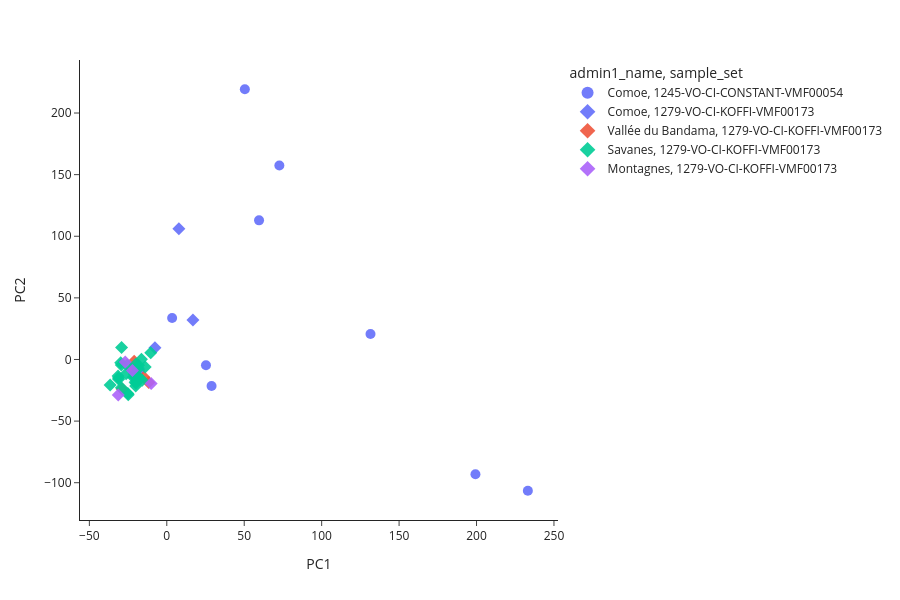

The notebook cell this image was saved under:
### Code cell
ag3.plot_pca_coords(
    cdi_pca_df,
    color="admin1_name",
    symbol = "sample_set"
);

### Figure 1 — Plotly figure (JSON) as saved in the notebook; plotly's stock layout.template omitted (floating-point values rounded to 4 significant figures; data arrays with more than 128 entries replaced by an {"elided": "..."} marker saying what was removed)
{"data": [{"customdata": [["VBS20399-5567STDY7801202", "WA-0740", "1245-VO-CI-CONSTANT-VMF00054", "gambiae", "Cote d'Ivoire", "CI-CM", "Comoe", "Sud-Comoe", "Aboisso-A", 2017, 9], ["VBS20400-5567STDY7801203", "WA-0741", "1245-VO-CI-CONSTANT-VMF00054", "gambiae", "Cote d'Ivoire", "CI-CM", "Comoe", "Sud-Comoe", "Aboisso-A", 2017, 9], ["VBS20402-5567STDY7801205", "WA-0743", "1245-VO-CI-CONSTANT-VMF00054", "gambiae", "Cote d'Ivoire", "CI-CM", "Comoe", "Sud-Comoe", "Aboisso-A", 2017, 9], ["VBS20404-5567STDY7801207", "WA-0745", "1245-VO-CI-CONSTANT-VMF00054", "gambiae", "Cote d'Ivoire", "CI-CM", "Comoe", "Sud-Comoe", "Aboisso-A", 2017, 9], ["VBS20412-5567STDY7801214", "WA-0753", "1245-VO-CI-CONSTANT-VMF00054", "gambiae", "Cote d'Ivoire", "CI-CM", "Comoe", "Sud-Comoe", "Aboisso-A", 2017, 9], ["VBS20413-5567STDY7801215", "WA-0754", "1245-VO-CI-CONSTANT-VMF00054", "gambiae", "Cote d'Ivoire", "CI-CM", "Comoe", "Sud-Comoe", "Aboisso-A", 2017, 9], ["VBS20414-5567STDY7801216", "WA-0755", "1245-VO-CI-CONSTANT-VMF00054", "gambiae", "Cote d'Ivoire", "CI-CM", "Comoe", "Sud-Comoe", "Aboisso-A", 2017, 9], ["VBS20420-5567STDY7801222", "WA-0761", "1245-VO-CI-CONSTANT-VMF00054", "gambiae", "Cote d'Ivoire", "CI-CM", "Comoe", "Sud-Comoe", "Aboisso-A", 2017, 9], ["VBS20430-5567STDY7801232", "WA-0771", "1245-VO-CI-CONSTANT-VMF00054", "gambiae", "Cote d'Ivoire", "CI-CM", "Comoe", "Sud-Comoe", "Aboisso-A", 2017, 9], ["VBS20438-5567STDY7801239", "WA-0779", "1245-VO-CI-CONSTANT-VMF00054", "gambiae", "Cote d'Ivoire", "CI-CM", "Comoe", "Sud-Comoe", "Aboisso-A", 2017, 9]], "hovertemplate": "<b>%{hovertext}</b><br><br>admin1_name=%{customdata[6]}<br>sample_set=%{customdata[2]}<br>PC1=%{x}<br>PC2=%{y}<br>sample_id=%{customdata[0]}<br>partner_sample_id=%{customdata[1]}<br>taxon=%{customdata[3]}<br>country=%{customdata[4]}<br>admin1_iso=%{customdata[5]}<br>admin2_name=%{customdata[7]}<br>location=%{customdata[8]}<br>year=%{customdata[9]}<br>month=%{customdata[10]}<extra></extra>", "hovertext": ["VBS20399-5567STDY7801202", "VBS20400-5567STDY7801203", "VBS20402-5567STDY7801205", "VBS20404-5567STDY7801207", "VBS20412-5567STDY7801214", "VBS20413-5567STDY7801215", "VBS20414-5567STDY7801216", "VBS20420-5567STDY7801222", "VBS20430-5567STDY7801232", "VBS20438-5567STDY7801239"], "legendgroup": "Comoe, 1245-VO-CI-CONSTANT-VMF00054", "marker": {"color": "#636EFA", "opacity": 0.9, "size": 10, "symbol": "circle"}, "mode": "markers", "name": "Comoe, 1245-VO-CI-CONSTANT-VMF00054", "orientation": "v", "showlegend": true, "type": "scatter", "x": [28.9, -17.42, 72.69, 233.1, 59.57, 50.4, 25.3, 3.443, 131.5, 199.3], "xaxis": "x", "y": [-21.47, -8.495, 157.4, -106.5, 112.9, 219.3, -4.725, 33.63, 20.63, -93.09], "yaxis": "y"}, {"customdata": [["VBS51516-6658STDY11245919", "ABC2-3H(224+)", "1279-VO-CI-KOFFI-VMF00173", "gambiae", "Cote d'Ivoire", "CI-CM", "Comoe", "Sud-Comoe", "Aboisso-B", 2020, 8], ["VBS51525-6658STDY11245929", "ABC2-4A(262+)", "1279-VO-CI-KOFFI-VMF00173", "gambiae", "Cote d'Ivoire", "CI-CM", "Comoe", "Sud-Comoe", "Aboisso-B", 2020, 8], ["VBS51527-6658STDY11245931", "ABC2-4C(283+)", "1279-VO-CI-KOFFI-VMF00173", "gambiae", "Cote d'Ivoire", "CI-CM", "Comoe", "Sud-Comoe", "Aboisso-B", 2020, 8]], "hovertemplate": "<b>%{hovertext}</b><br><br>admin1_name=%{customdata[6]}<br>sample_set=%{customdata[2]}<br>PC1=%{x}<br>PC2=%{y}<br>sample_id=%{customdata[0]}<br>partner_sample_id=%{customdata[1]}<br>taxon=%{customdata[3]}<br>country=%{customdata[4]}<br>admin1_iso=%{customdata[5]}<br>admin2_name=%{customdata[7]}<br>location=%{customdata[8]}<br>year=%{customdata[9]}<br>month=%{customdata[10]}<extra></extra>", "hovertext": ["VBS51516-6658STDY11245919", "VBS51525-6658STDY11245929", "VBS51527-6658STDY11245931"], "legendgroup": "Comoe, 1279-VO-CI-KOFFI-VMF00173", "marker": {"color": "#636EFA", "opacity": 0.9, "size": 10, "symbol": "diamond"}, "mode": "markers", "name": "Comoe, 1279-VO-CI-KOFFI-VMF00173", "orientation": "v", "showlegend": true, "type": "scatter", "x": [16.87, -7.656, 7.809], "xaxis": "x", "y": [32.02, 9.435, 106.1], "yaxis": "y"}, {"customdata": [["VBS51433-6658STDY11245851", "BOC1-4C(20+)", "1279-VO-CI-KOFFI-VMF00173", "gambiae", "Cote d'Ivoire", "CI-VB", "Vallée du Bandama", "Gbeke", "Bouake", 2020, 7], ["VBS51683-6658STDY11246080", "BOC4-4A(1041+)", "1279-VO-CI-KOFFI-VMF00173", "gambiae", "Cote d'Ivoire", "CI-VB", "Vallée du Bandama", "Gbeke", "Bouake", 2020, 11], ["VBS51686-6658STDY11246083", "BOC4-4D(1048+)", "1279-VO-CI-KOFFI-VMF00173", "gambiae", "Cote d'Ivoire", "CI-VB", "Vallée du Bandama", "Gbeke", "Bouake", 2020, 11], ["VBS51691-6658STDY11246087", "BOC4-5A(1069+)", "1279-VO-CI-KOFFI-VMF00173", "gambiae", "Cote d'Ivoire", "CI-VB", "Vallée du Bandama", "Gbeke", "Bouake", 2020, 11], ["VBS51700-6658STDY11246092", "BOC4-6B(1134+)", "1279-VO-CI-KOFFI-VMF00173", "gambiae", "Cote d'Ivoire", "CI-VB", "Vallée du Bandama", "Gbeke", "Bouake", 2020, 11], ["VBS51727-6658STDY11246115", "SAC4-9E (1263+)", "1279-VO-CI-KOFFI-VMF00173", "gambiae", "Cote d'Ivoire", "CI-VB", "Vallée du Bandama", "Gbeke", "Sakassou", 2020, 11]], "hovertemplate": "<b>%{hovertext}</b><br><br>admin1_name=%{customdata[6]}<br>sample_set=%{customdata[2]}<br>PC1=%{x}<br>PC2=%{y}<br>sample_id=%{customdata[0]}<br>partner_sample_id=%{customdata[1]}<br>taxon=%{customdata[3]}<br>country=%{customdata[4]}<br>admin1_iso=%{customdata[5]}<br>admin2_name=%{customdata[7]}<br>location=%{customdata[8]}<br>year=%{customdata[9]}<br>month=%{customdata[10]}<extra></extra>", "hovertext": ["VBS51433-6658STDY11245851", "VBS51683-6658STDY11246080", "VBS51686-6658STDY11246083", "VBS51691-6658STDY11246087", "VBS51700-6658STDY11246092", "VBS51727-6658STDY11246115"], "legendgroup": "Vallée du Bandama, 1279-VO-CI-KOFFI-VMF00173", "marker": {"color": "#EF553B", "opacity": 0.9, "size": 10, "symbol": "diamond"}, "mode": "markers", "name": "Vallée du Bandama, 1279-VO-CI-KOFFI-VMF00173", "orientation": "v", "showlegend": true, "type": "scatter", "x": [-28.84, -21.06, -21.93, -11.65, -14.75, -20.42], "xaxis": "x", "y": [-24.02, -1.346, -7.391, -18.6, -14.51, -14.18], "yaxis": "y"}, {"customdata": {"elided": "27x11 mixed values"}, "hovertemplate": "<b>%{hovertext}</b><br><br>admin1_name=%{customdata[6]}<br>sample_set=%{customdata[2]}<br>PC1=%{x}<br>PC2=%{y}<br>sample_id=%{customdata[0]}<br>partner_sample_id=%{customdata[1]}<br>taxon=%{customdata[3]}<br>country=%{customdata[4]}<br>admin1_iso=%{customdata[5]}<br>admin2_name=%{customdata[7]}<br>location=%{customdata[8]}<br>year=%{customdata[9]}<br>month=%{customdata[10]}<extra></extra>", "hovertext": ["VBS51536-6658STDY11245940", "VBS51537-6658STDY11245941", "VBS51540-6658STDY11245943", "VBS51541-6658STDY11245944", "VBS51544-6658STDY11245947", "VBS51547-6658STDY11245950", "VBS51549-6658STDY11245952", "VBS51551-6658STDY11245954", "VBS51553-6658STDY11245956", "VBS51558-6658STDY11245961", "VBS51561-6658STDY11245964", "VBS51563-6658STDY11245966", "VBS51565-6658STDY11245968", "VBS51566-6658STDY11245969", "VBS51574-6658STDY11245975", "VBS51744-6658STDY11246127", "VBS51745-6658STDY11246128", "VBS51748-6658STDY11246131", "VBS51749-6658STDY11246132", "VBS51750-6658STDY11246133", "VBS51753-6658STDY11246136", "VBS51755-6658STDY11246138", "VBS51758-6658STDY11246141", "VBS51761-6658STDY11246144", "VBS51762-6658STDY11246145", "VBS51763-6658STDY11246146", "VBS51781-6658STDY11246160"], "legendgroup": "Savanes, 1279-VO-CI-KOFFI-VMF00173", "marker": {"color": "#00CC96", "opacity": 0.9, "size": 10, "symbol": "diamond"}, "mode": "markers", "name": "Savanes, 1279-VO-CI-KOFFI-VMF00173", "orientation": "v", "showlegend": true, "type": "scatter", "x": [-36.57, -29.3, -31.46, -18.91, -20.45, -29.19, -18.26, -24.88, -20.5, -29.35, -13.93, -20.08, -25.6, -18.91, -25.13, -16.37, -31.22, -10.37, -20.22, -26.26, -17.23, -29.77, -21.69, -31.12, -19.87, -21.01, -15.84], "xaxis": "x", "y": [-20.64, -23.01, -13.46, -13.61, -18.4, 9.785, -4.722, -28.6, -14.49, -4.409, -6.056, -21.49, -4.631, -7.965, -27.67, 0.1562, -15.08, 5.545, -4.151, -11.53, -15.6, -2.743, -14.34, -16.09, -19.27, -12.04, -16.86], "yaxis": "y"}, {"customdata": [["VBS51587-6658STDY11245986", "MAC2-11G (440)", "1279-VO-CI-KOFFI-VMF00173", "gambiae", "Cote d'Ivoire", "CI-MG", "Montagnes", "Tonkpi", "Fagnampleu", 2020, 9], ["VBS51594-6658STDY11245993", "MAC2-12F (524)", "1279-VO-CI-KOFFI-VMF00173", "gambiae", "Cote d'Ivoire", "CI-MG", "Montagnes", "Tonkpi", "Fagnampleu", 2020, 9], ["VBS51788-6658STDY11246166", "MAC5-5D (883)", "1279-VO-CI-KOFFI-VMF00173", "gambiae", "Cote d'Ivoire", "CI-MG", "Montagnes", "Tonkpi", "Fagnampleu", 2020, 12], ["VBS51806-6658STDY11246184", "MAC5-7F (1435+)", "1279-VO-CI-KOFFI-VMF00173", "gambiae", "Cote d'Ivoire", "CI-MG", "Montagnes", "Tonkpi", "Man", 2020, 12]], "hovertemplate": "<b>%{hovertext}</b><br><br>admin1_name=%{customdata[6]}<br>sample_set=%{customdata[2]}<br>PC1=%{x}<br>PC2=%{y}<br>sample_id=%{customdata[0]}<br>partner_sample_id=%{customdata[1]}<br>taxon=%{customdata[3]}<br>country=%{customdata[4]}<br>admin1_iso=%{customdata[5]}<br>admin2_name=%{customdata[7]}<br>location=%{customdata[8]}<br>year=%{customdata[9]}<br>month=%{customdata[10]}<extra></extra>", "hovertext": ["VBS51587-6658STDY11245986", "VBS51594-6658STDY11245993", "VBS51788-6658STDY11246166", "VBS51806-6658STDY11246184"], "legendgroup": "Montagnes, 1279-VO-CI-KOFFI-VMF00173", "marker": {"color": "#AB63FA", "opacity": 0.9, "size": 10, "symbol": "diamond"}, "mode": "markers", "name": "Montagnes, 1279-VO-CI-KOFFI-VMF00173", "orientation": "v", "showlegend": true, "type": "scatter", "x": [-22.19, -26.8, -10.09, -31.34], "xaxis": "x", "y": [-8.99, -1.994, -19.49, -28.85], "yaxis": "y"}], "layout": {"height": 600, "legend": {"itemsizing": "constant", "title": {"text": "admin1_name, sample_set"}, "tracegroupgap": 0}, "margin": {"t": 60}, "width": 900, "xaxis": {"anchor": "y", "autorange": true, "domain": [0, 1], "range": [-56.37, 252.9], "title": {"text": "PC1"}, "type": "linear"}, "yaxis": {"anchor": "x", "autorange": true, "domain": [0, 1], "range": [-130.3, 243.0], "title": {"text": "PC2"}, "type": "linear"}}}
